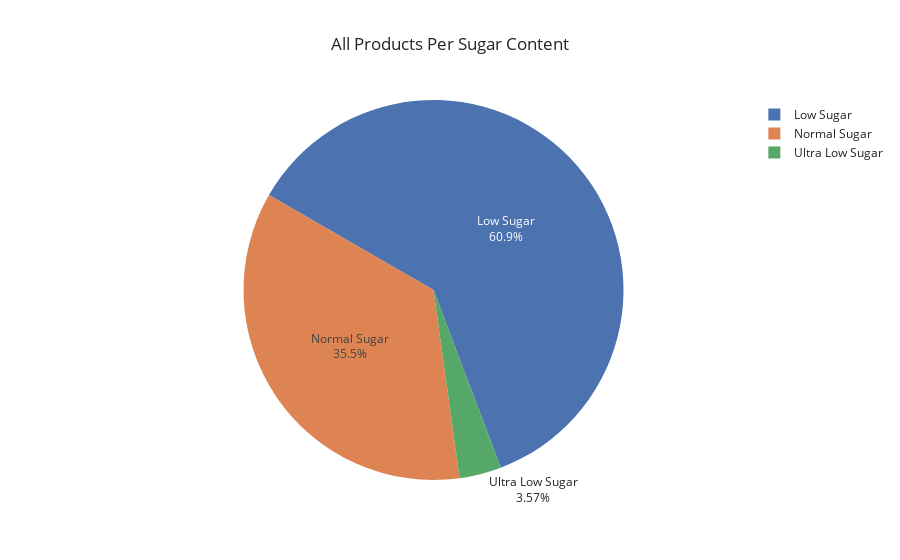

Write notebook code for a chart like this one.
### Markdown cell above
### CHART

### Code cell
sugar_content=train["Item_Sugar_Content"].value_counts()
fig = px.pie(sugar_content,
             values=sugar_content.values,
             names=sugar_content.index,
             title="All Products Per Sugar Content",
             template="seaborn")
fig.update_traces(rotation=-60, textinfo="percent+label")
fig.show()

### Figure 1 — Plotly figure (JSON) as saved in the notebook; plotly's stock layout.template omitted (floating-point values rounded to 4 significant figures)
{"data": [{"domain": {"x": [0, 1], "y": [0, 1]}, "hoverlabel": {"namelength": 0}, "hovertemplate": "label=%{label}<br>value=%{value}", "labels": ["Low Sugar", "Normal Sugar", "Ultra Low Sugar"], "legendgroup": "", "name": "", "rotation": -60, "showlegend": true, "textinfo": "percent+label", "type": "pie", "values": [3039, 1773, 178]}], "layout": {"legend": {"tracegroupgap": 0}, "title": {"text": "All Products Per Sugar Content"}}}
